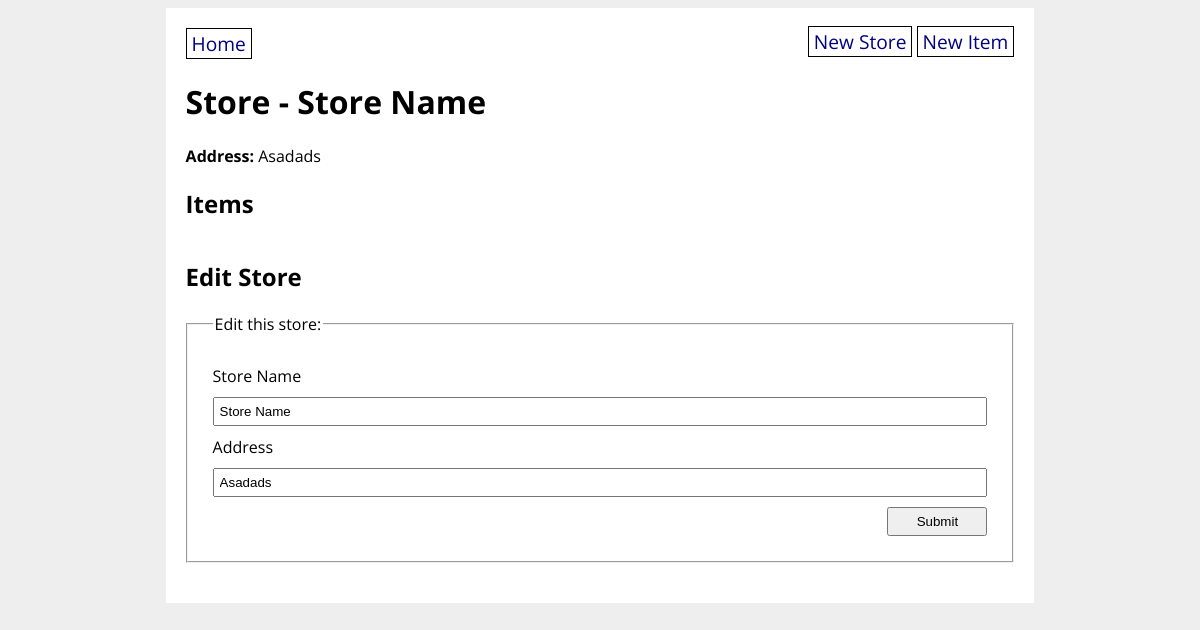
The app's page /store/2 with its own data.
### grocery_app/models.py (models this page shows, shortened)
class GroceryStore(db.Model):
    id = db.Column(db.Integer, primary_key=True)
    title = db.Column(db.String(80), nullable=False)
    address = db.Column(db.String(200), nullable=False)
    items = db.relationship('GroceryItem', back_populates='store')

### grocery_app/routes.py (the view, shortened to what this page needs)
@main.route('/store/<store_id>', methods=['GET', 'POST'])
def store_detail(store_id):
    store = GroceryStore.query.get(store_id) # first query is to get the store data for modification
    form = GroceryStoreForm(obj=store)
    store = GroceryStore.query.get(store_id) # second query is to return the most recent (edited) data to the item details page
    return render_template('store_detail.html', form=form, store=store)

### grocery_app/forms.py
class GroceryStoreForm(FlaskForm):
    title = StringField('Store Name')
    address = StringField('Address')
    submit = SubmitField('Submit')

### grocery_app/templates/store_detail.html (shortened to what this page needs)
{% extends 'base.html' %}
{% block content %}
<h1>Store - {{ store.title }}</h1>
<strong>Address:</strong> {{ store.address }}
<h2>Items</h2>
<h2>Edit Store</h2>
<form method="POST" action="{{ url_for('main.store_detail', store_id=store.id) }}">
    <fieldset>
        <legend>Edit this store:</legend>
        {{ form.title.label }}
        {{ form.title }}
        {{ form.address.label }}
        {{ form.address }}
        {{ form.submit }}
    </fieldset>
</form>
{% endblock %}

### grocery_app/static/style.css (style rules this page uses)
body { display: flex; flex-direction: column; align-items: center; background-color: #eee; font-family: 'Open Sans', sans-serif; }
fieldset { display: flex; flex-direction: column; margin: 20px 0; padding: 20px; }
fieldset * { margin: 5px; }
fieldset input { padding: 5px; }
input[type=submit] { width: 100px; align-self: flex-end; }

### records on screen
GroceryStore: title "Store Name", address "Asadads", title.label "Store Name"
